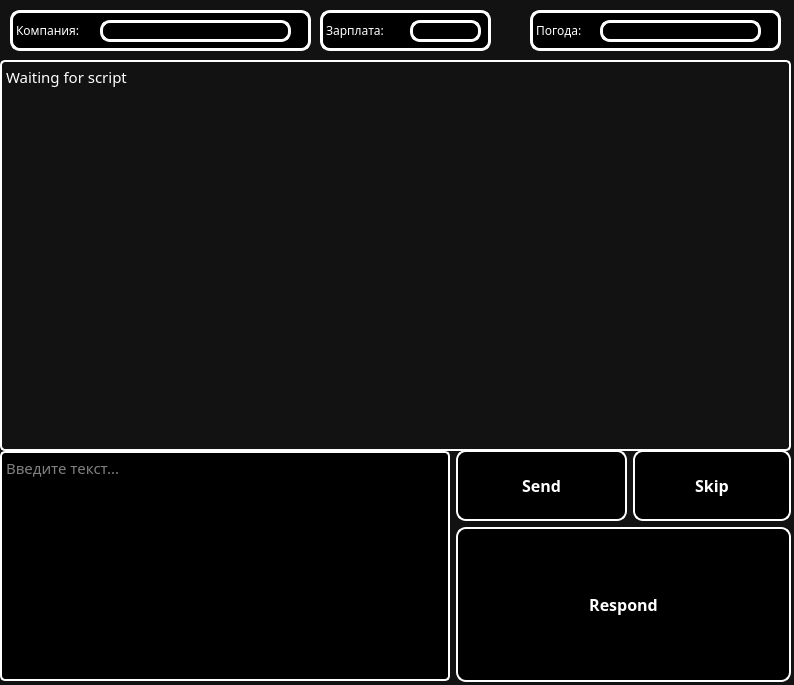
<?xml version="1.0" encoding="UTF-8"?>
<ui version="4.0">
 <class>MainWindow</class>
 <widget class="QMainWindow" name="MainWindow">
  <property name="geometry">
   <rect>
    <x>0</x>
    <y>0</y>
    <width>794</width>
    <height>685</height>
   </rect>
  </property>
  <property name="font">
   <font>
    <family>JetBrains Mono</family>
    <pointsize>11</pointsize>
   </font>
  </property>
  <property name="windowTitle">
   <string>HHEblya</string>
  </property>
  <property name="styleSheet">
   <string notr="true">QWidget {
	color: white;
	background-color: #121212;
	font-family: JetBrains Mono;
}
</string>
  </property>
  <widget class="QWidget" name="centralwidget">
   <widget class="QTextBrowser" name="textBrowser">
    <property name="geometry">
     <rect>
      <x>0</x>
      <y>60</y>
      <width>791</width>
      <height>391</height>
     </rect>
    </property>
    <property name="font">
     <font>
      <family>JetBrains Mono</family>
      <pointsize>11</pointsize>
      <bold>false</bold>
     </font>
    </property>
    <property name="styleSheet">
     <string notr="true">background-color: rgb(144, 144, 144);
background-color: #121212;
border-radius: 5px;
border: 2px solid #FFF;
</string>
    </property>
    <property name="html">
     <string>&lt;!DOCTYPE HTML PUBLIC &quot;-//W3C//DTD HTML 4.0//EN&quot; &quot;http://www.w3.org/TR/REC-html40/strict.dtd&quot;&gt;
&lt;html&gt;&lt;head&gt;&lt;meta name=&quot;qrichtext&quot; content=&quot;1&quot; /&gt;&lt;meta charset=&quot;utf-8&quot; /&gt;&lt;style type=&quot;text/css&quot;&gt;
p, li { white-space: pre-wrap; }
hr { height: 1px; border-width: 0; }
li.unchecked::marker { content: &quot;\2610&quot;; }
li.checked::marker { content: &quot;\2612&quot;; }
&lt;/style&gt;&lt;/head&gt;&lt;body style=&quot; font-family:'JetBrains Mono'; font-size:11pt; font-weight:400; font-style:normal;&quot;&gt;
&lt;p style=&quot; margin-top:0px; margin-bottom:0px; margin-left:0px; margin-right:0px; -qt-block-indent:0; text-indent:0px;&quot;&gt;Waiting for script&lt;/p&gt;&lt;/body&gt;&lt;/html&gt;</string>
    </property>
   </widget>
   <widget class="QLabel" name="block_1">
    <property name="geometry">
     <rect>
      <x>70</x>
      <y>260</y>
      <width>341</width>
      <height>41</height>
     </rect>
    </property>
    <property name="sizePolicy">
     <sizepolicy hsizetype="Expanding" vsizetype="Preferred">
      <horstretch>0</horstretch>
      <verstretch>0</verstretch>
     </sizepolicy>
    </property>
    <property name="font">
     <font>
      <family>JetBrains Mono</family>
      <pointsize>11</pointsize>
     </font>
    </property>
    <property name="styleSheet">
     <string notr="true">border-radius: 10px;
border: 3px solid #FFF;
background: #000;</string>
    </property>
    <property name="text">
     <string>Компания: </string>
    </property>
    <property name="buddy">
     <cstring>block_1</cstring>
    </property>
   </widget>
   <widget class="QLabel" name="label">
    <property name="geometry">
     <rect>
      <x>10</x>
      <y>10</y>
      <width>301</width>
      <height>41</height>
     </rect>
    </property>
    <property name="styleSheet">
     <string notr="true">border-radius: 10px;
border: 3px solid #FFF;
background: #000;</string>
    </property>
    <property name="text">
     <string>Компания:</string>
    </property>
   </widget>
   <widget class="QLineEdit" name="lineEdit">
    <property name="geometry">
     <rect>
      <x>100</x>
      <y>20</y>
      <width>191</width>
      <height>22</height>
     </rect>
    </property>
    <property name="styleSheet">
     <string notr="true">border-radius: 10px;
border: 3px solid #FFF;
background: #000;</string>
    </property>
   </widget>
   <widget class="QLabel" name="label_2">
    <property name="geometry">
     <rect>
      <x>320</x>
      <y>10</y>
      <width>171</width>
      <height>41</height>
     </rect>
    </property>
    <property name="styleSheet">
     <string notr="true">border-radius: 10px;
border: 3px solid #FFF;
background: #000;</string>
    </property>
    <property name="text">
     <string>Зарплата:</string>
    </property>
   </widget>
   <widget class="QLineEdit" name="lineEdit_2">
    <property name="geometry">
     <rect>
      <x>410</x>
      <y>20</y>
      <width>71</width>
      <height>22</height>
     </rect>
    </property>
    <property name="styleSheet">
     <string notr="true">border-radius: 10px;
border: 3px solid #FFF;
background: #000;</string>
    </property>
   </widget>
   <widget class="QLabel" name="label_3">
    <property name="geometry">
     <rect>
      <x>530</x>
      <y>10</y>
      <width>251</width>
      <height>41</height>
     </rect>
    </property>
    <property name="styleSheet">
     <string notr="true">border-radius: 10px;
border: 3px solid #FFF;
background: #000;</string>
    </property>
    <property name="text">
     <string>Погода:</string>
    </property>
   </widget>
   <widget class="QLineEdit" name="lineEdit_3">
    <property name="geometry">
     <rect>
      <x>600</x>
      <y>20</y>
      <width>161</width>
      <height>22</height>
     </rect>
    </property>
    <property name="styleSheet">
     <string notr="true">border-radius: 10px;
border: 3px solid #FFF;
background: #000;</string>
    </property>
   </widget>
   <widget class="QWidget" name="">
    <property name="geometry">
     <rect>
      <x>0</x>
      <y>450</y>
      <width>791</width>
      <height>232</height>
     </rect>
    </property>
    <layout class="QGridLayout" name="gridLayout_2">
     <item row="0" column="1">
      <widget class="QPushButton" name="btn_send">
       <property name="sizePolicy">
        <sizepolicy hsizetype="Minimum" vsizetype="Fixed">
         <horstretch>0</horstretch>
         <verstretch>0</verstretch>
        </sizepolicy>
       </property>
       <property name="minimumSize">
        <size>
         <width>171</width>
         <height>71</height>
        </size>
       </property>
       <property name="font">
        <font>
         <family>JetBrains Mono</family>
         <pointsize>12</pointsize>
         <bold>true</bold>
        </font>
       </property>
       <property name="styleSheet">
        <string notr="true">QPushButton {
background-color: #121212;
border-radius: 10px;
border: 2px solid #FFF;
background: #000;
}
QPushButton:hover {
background-color: #666;
}
QPushButton:pressed {
background-color: #888;
}
</string>
       </property>
       <property name="text">
        <string>Send</string>
       </property>
      </widget>
     </item>
     <item row="1" column="1" colspan="2">
      <widget class="QPushButton" name="btn_respond">
       <property name="sizePolicy">
        <sizepolicy hsizetype="Minimum" vsizetype="Expanding">
         <horstretch>200</horstretch>
         <verstretch>200</verstretch>
        </sizepolicy>
       </property>
       <property name="font">
        <font>
         <family>JetBrains Mono</family>
         <pointsize>12</pointsize>
         <bold>true</bold>
        </font>
       </property>
       <property name="styleSheet">
        <string notr="true">QPushButton {
background-color: #121212;
border-radius: 10px;
border: 2px solid #FFF;
background: #000;
}
QPushButton:hover {
background-color: #666;
}
QPushButton:pressed {
background-color: #888;
}
</string>
       </property>
       <property name="text">
        <string>Respond</string>
       </property>
      </widget>
     </item>
     <item row="0" column="2">
      <widget class="QPushButton" name="btn_skip">
       <property name="sizePolicy">
        <sizepolicy hsizetype="Minimum" vsizetype="Fixed">
         <horstretch>0</horstretch>
         <verstretch>0</verstretch>
        </sizepolicy>
       </property>
       <property name="minimumSize">
        <size>
         <width>141</width>
         <height>71</height>
        </size>
       </property>
       <property name="font">
        <font>
         <family>JetBrains Mono</family>
         <pointsize>12</pointsize>
         <bold>true</bold>
        </font>
       </property>
       <property name="styleSheet">
        <string notr="true">QPushButton {
background-color: #121212;
border-radius: 10px;
border: 2px solid #FFF;
background: #000;
}
QPushButton:hover {
background-color: #666;
}
QPushButton:pressed {
background-color: #888;
}
</string>
       </property>
       <property name="text">
        <string>Skip</string>
       </property>
      </widget>
     </item>
     <item row="0" column="0" rowspan="2">
      <widget class="QTextEdit" name="edit_text">
       <property name="sizePolicy">
        <sizepolicy hsizetype="Fixed" vsizetype="Fixed">
         <horstretch>0</horstretch>
         <verstretch>0</verstretch>
        </sizepolicy>
       </property>
       <property name="minimumSize">
        <size>
         <width>450</width>
         <height>230</height>
        </size>
       </property>
       <property name="font">
        <font>
         <family>JetBrains Mono</family>
         <pointsize>11</pointsize>
         <bold>false</bold>
        </font>
       </property>
       <property name="contextMenuPolicy">
        <enum>Qt::CustomContextMenu</enum>
       </property>
       <property name="styleSheet">
        <string notr="true">background-color: #121212;
border-radius: 5px;
border: 2px solid #FFF;
background: #000;</string>
       </property>
       <property name="documentTitle">
        <string/>
       </property>
       <property name="placeholderText">
        <string>Введите текст...</string>
       </property>
      </widget>
     </item>
    </layout>
   </widget>
   <zorder>block_1</zorder>
   <zorder>company_name</zorder>
   <zorder>company_name_text</zorder>
   <zorder>salary</zorder>
   <zorder>salary_text</zorder>
   <zorder>weather</zorder>
   <zorder>weather_text</zorder>
   <zorder></zorder>
   <zorder>company_name</zorder>
   <zorder>company_name_text</zorder>
   <zorder>salary</zorder>
   <zorder>salary_text</zorder>
   <zorder>weather</zorder>
   <zorder>weather_text</zorder>
   <zorder>textBrowser</zorder>
   <zorder>label</zorder>
   <zorder>label_2</zorder>
   <zorder>label_3</zorder>
   <zorder>label</zorder>
   <zorder>label_2</zorder>
   <zorder>label_3</zorder>
   <zorder>label</zorder>
   <zorder>lineEdit</zorder>
   <zorder>label_2</zorder>
   <zorder>lineEdit_2</zorder>
   <zorder>label_3</zorder>
   <zorder>lineEdit_3</zorder>
  </widget>
 </widget>
 <resources/>
 <connections/>
</ui>
